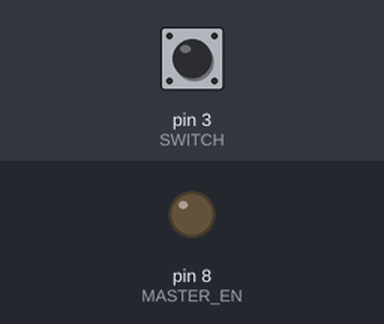
A sketch run on a simulated Arduino Uno, built with avr-gcc and run on an emulated ATmega328P. Parts: output pins drawn as LEDs (lit = HIGH). Dashed ring = blinking. The test bench sets the inputs (shaded band); at power-on: pin 3 (SWITCH) HIGH. What the sketch prints to the serial monitor is not drawn.

Above: at 1.2 s.
1.3 s: pin 3 (SWITCH) pulled LOW for 3.2 s
At 5.9 s:
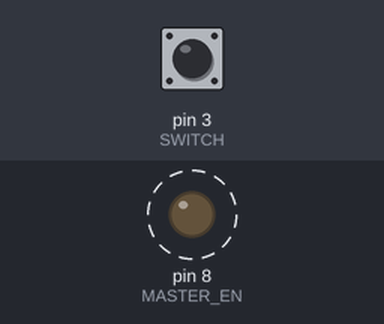
Timing chart, 0 to 7.4 s (numbered marks = the images above; inputs shaded):
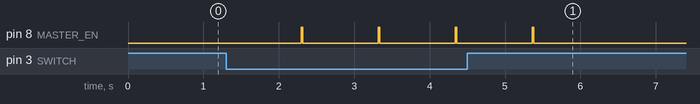

Measured:
- after the input at 1.3 s, pin 8 (MASTER_EN): alternates HIGH for 0.02 s and LOW for 1.0 s, 8 changes in all, then stays LOW, starting after 1.0 s

The sketch:

master.ino
```cpp
#define MASTER_EN   8                 // connected to RS485 Enable pin
#define SWITCH      3                 // Declare LED pin

void setup() {
  pinMode(SWITCH , INPUT_PULLUP);     // Declare LED pin as output
  pinMode(MASTER_EN , OUTPUT);        // Declare Enable pin as output
  Serial.begin(9600);                 // set serial communication baudrate
  digitalWrite(MASTER_EN , LOW);      // Make Enable pin low, Receiving mode ON
}

void loop() {
  if(digitalRead(SWITCH) == 0)
  {
    delay(1000);                        // Debouncing for switch
    digitalWrite(MASTER_EN , HIGH);     // Make Enable pin high to send Data
    delay(5);                           // required minimum delay of 5ms
    Serial.print("EMBEDDED GATE*");     // Send String serially, End String with *
    Serial.flush();                     // wait for transmission of data
    digitalWrite(MASTER_EN , LOW);      // Receiving mode ON
  }
}
```
